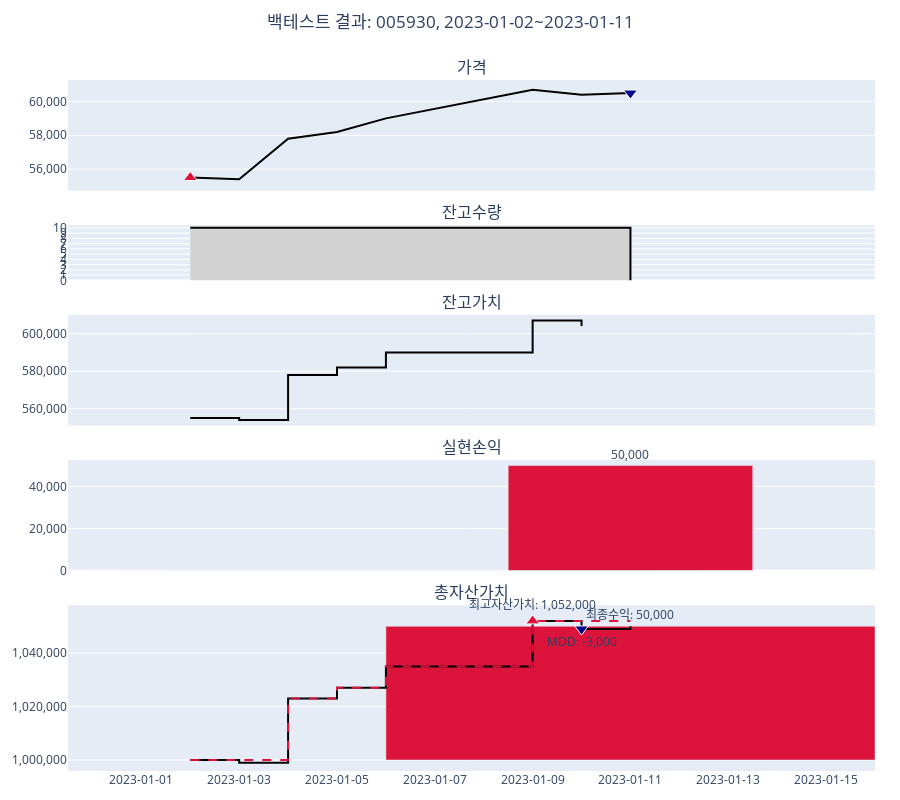

The notebook cell this image was saved under:
### Markdown cell above
kquant 패키지는 백테스트 결과 시각화를 위한 `backtest_plot_stock_daily` 함수를 제공합니다. 인수로는 백테스트 결과 데이터프레임을 받습니다.

### Code cell
kq.backtest_plot_stock_daily(df_result)

### Figure 1 — Plotly figure (JSON) as saved in the notebook; plotly's stock layout.template omitted (floating-point values rounded to 4 significant figures)
{"data": [{"marker": {"color": "#000000"}, "mode": "lines", "name": "가격", "type": "scatter", "x": ["2023-01-02T00:00:00", "2023-01-03T00:00:00", "2023-01-04T00:00:00", "2023-01-05T00:00:00", "2023-01-06T00:00:00", "2023-01-09T00:00:00", "2023-01-10T00:00:00", "2023-01-11T00:00:00"], "xaxis": "x5", "y": [55500, 55400, 57800, 58200, 59000, 60700, 60400, 60500], "yaxis": "y"}, {"marker": {"color": "#DC143C", "line": {"color": "white", "width": 1}, "size": 12, "symbol": "triangle-up"}, "mode": "markers", "name": "매수", "type": "scatter", "x": ["2023-01-02T00:00:00"], "xaxis": "x5", "y": [55500], "yaxis": "y"}, {"marker": {"color": "#00008B", "line": {"color": "white", "width": 1}, "size": 12, "symbol": "triangle-down"}, "mode": "markers", "name": "매도", "type": "scatter", "x": ["2023-01-11T00:00:00"], "xaxis": "x5", "y": [60500], "yaxis": "y"}, {"fill": "tozeroy", "fillcolor": "lightgray", "line": {"color": "#000000", "shape": "hv"}, "mode": "lines", "name": "잔고수량", "type": "scatter", "x": ["2023-01-02T00:00:00", "2023-01-03T00:00:00", "2023-01-04T00:00:00", "2023-01-05T00:00:00", "2023-01-06T00:00:00", "2023-01-09T00:00:00", "2023-01-10T00:00:00", "2023-01-11T00:00:00"], "xaxis": "x5", "y": [10, 10, 10, 10, 10, 10, 10, 0], "yaxis": "y2"}, {"line": {"color": "#000000", "shape": "hv"}, "mode": "lines", "name": "잔고가치", "type": "scatter", "x": ["2023-01-02T00:00:00", "2023-01-03T00:00:00", "2023-01-04T00:00:00", "2023-01-05T00:00:00", "2023-01-06T00:00:00", "2023-01-09T00:00:00", "2023-01-10T00:00:00", "2023-01-11T00:00:00"], "xaxis": "x5", "y": [555000, 554000, 578000, 582000, 590000, 607000, 604000, null], "yaxis": "y3"}, {"cliponaxis": false, "marker": {"color": ["#00008B", "#00008B", "#00008B", "#00008B", "#00008B", "#00008B", "#00008B", "#DC143C"]}, "name": "실현손익", "text": ["", "", "", "", "", "", "", "50,000"], "textposition": "outside", "type": "bar", "width": 432000000, "x": ["2023-01-02T00:00:00", "2023-01-03T00:00:00", "2023-01-04T00:00:00", "2023-01-05T00:00:00", "2023-01-06T00:00:00", "2023-01-09T00:00:00", "2023-01-10T00:00:00", "2023-01-11T00:00:00"], "xaxis": "x5", "y": [0, 0, 0, 0, 0, 0, 0, 50000], "yaxis": "y4"}, {"line": {"color": "#000000", "shape": "hv"}, "mode": "lines", "name": "총자산가치", "type": "scatter", "x": ["2023-01-02T00:00:00", "2023-01-03T00:00:00", "2023-01-04T00:00:00", "2023-01-05T00:00:00", "2023-01-06T00:00:00", "2023-01-09T00:00:00", "2023-01-10T00:00:00", "2023-01-11T00:00:00"], "xaxis": "x5", "y": [1000000, 999000, 1023000, 1027000, 1035000, 1052000, 1049000, 1050000], "yaxis": "y5"}, {"line": {"color": "#DC143C", "dash": "dash", "shape": "hv"}, "mode": "lines", "name": "최고자산가치", "type": "scatter", "x": ["2023-01-02T00:00:00", "2023-01-03T00:00:00", "2023-01-04T00:00:00", "2023-01-05T00:00:00", "2023-01-06T00:00:00", "2023-01-09T00:00:00", "2023-01-10T00:00:00", "2023-01-11T00:00:00"], "xaxis": "x5", "y": [1000000, 1000000, 1023000, 1027000, 1035000, 1052000, 1052000, 1052000], "yaxis": "y5"}, {"base": [1000000], "cliponaxis": false, "marker": {"color": ["#DC143C"]}, "name": "최종손익", "text": ["최종수익: 50,000"], "textposition": "outside", "type": "bar", "width": 864000000, "x": ["2023-01-11T00:00:00"], "xaxis": "x5", "y": [50000], "yaxis": "y5"}, {"cliponaxis": false, "marker": {"color": ["#DC143C", "#00008B"], "line": {"color": "white", "width": 1}, "size": 12, "symbol": ["triangle-up", "triangle-down"]}, "mode": "markers+text", "name": "", "text": ["최고자산가치: 1,052,000", "MDD: -3,000"], "textposition": ["top center", "bottom center"], "type": "scatter", "x": ["2023-01-09T00:00:00", "2023-01-10T00:00:00"], "xaxis": "x5", "y": [1052000, 1049000], "yaxis": "y5"}], "layout": {"annotations": [{"font": {"size": 16}, "showarrow": false, "text": "가격", "x": 0.5, "xanchor": "center", "xref": "paper", "y": 1, "yanchor": "bottom", "yref": "paper"}, {"font": {"size": 16}, "showarrow": false, "text": "잔고수량", "x": 0.5, "xanchor": "center", "xref": "paper", "y": 0.79, "yanchor": "bottom", "yref": "paper"}, {"font": {"size": 16}, "showarrow": false, "text": "잔고가치", "x": 0.5, "xanchor": "center", "xref": "paper", "y": 0.66, "yanchor": "bottom", "yref": "paper"}, {"font": {"size": 16}, "showarrow": false, "text": "실현손익", "x": 0.5, "xanchor": "center", "xref": "paper", "y": 0.45, "yanchor": "bottom", "yref": "paper"}, {"font": {"size": 16}, "showarrow": false, "text": "총자산가치", "x": 0.5, "xanchor": "center", "xref": "paper", "y": 0.24, "yanchor": "bottom", "yref": "paper"}], "height": 800, "hovermode": "x unified", "margin": {"b": 25, "l": 25, "r": 25, "t": 80}, "showlegend": false, "title": {"text": "백테스트 결과: 005930, 2023-01-02~2023-01-11", "x": 0.5, "y": 0.98}, "uniformtext": {"minsize": 12, "mode": "show"}, "xaxis": {"anchor": "y", "domain": [0, 1], "matches": "x5", "showticklabels": false}, "xaxis2": {"anchor": "y2", "domain": [0, 1], "matches": "x5", "showticklabels": false}, "xaxis3": {"anchor": "y3", "domain": [0, 1], "matches": "x5", "showticklabels": false}, "xaxis4": {"anchor": "y4", "domain": [0, 1], "matches": "x5", "showticklabels": false}, "xaxis5": {"anchor": "y5", "domain": [0, 1], "hoverformat": "%Y-%m-%d", "showticklabels": true, "tickformat": "%Y-%m-%d"}, "yaxis": {"anchor": "x", "domain": [0.84, 1], "tickformat": ",d"}, "yaxis2": {"anchor": "x2", "domain": [0.71, 0.79], "dtick": "L1"}, "yaxis3": {"anchor": "x3", "domain": [0.5, 0.66], "tickformat": ",d"}, "yaxis4": {"anchor": "x4", "domain": [0.29, 0.45], "tickformat": ",d"}, "yaxis5": {"anchor": "x5", "domain": [0, 0.24], "tickformat": ",d"}}}
